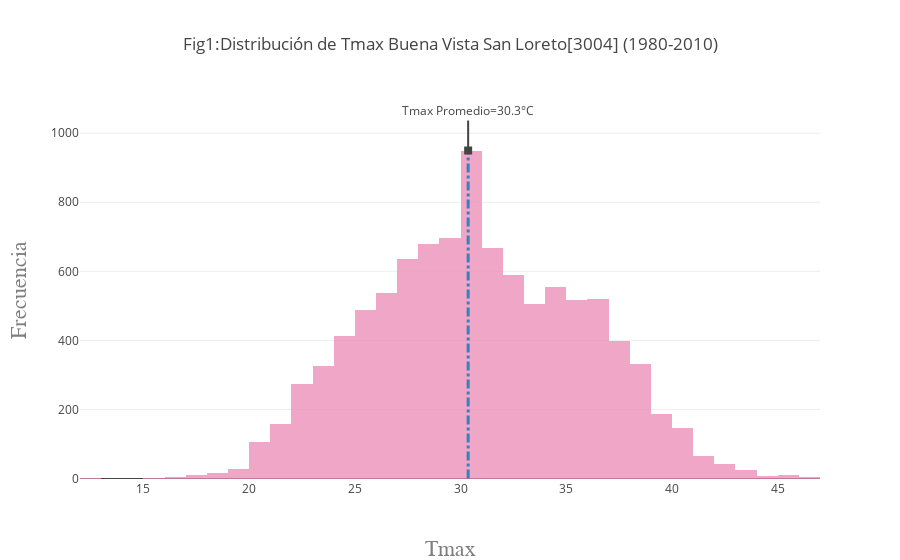

Here is the notebook cell this chart was saved with:
### Code cell
import plotly.plotly as py
import plotly.graph_objs as go


trace1 = go.Histogram(x=df2['Tmax'],
        nbinsx = 40,
        marker=dict(color='#EB89B5'),
        opacity= 0.75)                      


data = [trace1]
layout = go.Layout(
    title='Fig1:Distribución de Tmax Buena Vista San Loreto[3004] (1980-2010)',
    xaxis=dict(
        title='Tmax',
        titlefont=dict(
            family='Calibri Light, monospace',
            size=22,
            color='#7f7f7f'
        )
    ),
    yaxis=dict(
        title='Frecuencia',
        titlefont=dict(
            family='Calibri Light, monospace',
            size=22,
            color='#7f7f7f'
        )
    ),
    #El promedio de la Temperatura máxima como referencia:
    shapes= [
        # Line Vertical
        {
            'type': 'line',
            'x0': 30.358313959365205,
            'y0': 0,
            'x1': 30.358313959365205,
            'y1': 950,
            'line': {
                'color': 'rgb(55, 128, 191)',
                'width': 3,
                'dash': 'dashdot',
            }
        }
    ],
    showlegend=False,
    annotations=[
        dict(
            x=30.358313959365205,
            y=950,
            xref='x',
            yref='y',
            text='Tmax Promedio=30.3°C',
            showarrow=True,
            arrowhead=7,
            ax=0,
            ay=-40
        )
    ]
)


#fig = go.Figure(data=data, layout=layout)

fig = go.Figure({
    'data': data,
    'layout': layout,
})

iplot({'data': data, 'layout': layout}, filename='timestamp-highlight')

### Figure 1 — Plotly figure (JSON) as saved in the notebook; plotly's stock layout.template omitted (floating-point values rounded to 4 significant figures; data arrays with more than 128 entries replaced by an {"elided": "..."} marker saying what was removed)
{"data": [{"marker": {"color": "#EB89B5"}, "nbinsx": 40, "opacity": 0.75, "type": "histogram", "uid": "ac2a48d0-e441-11e8-b07e-f894c21c29c8", "x": {"elided": "9944 float values"}}], "layout": {"annotations": [{"arrowhead": 7, "ax": 0, "ay": -40, "showarrow": true, "text": "Tmax Promedio=30.3°C", "x": 30.36, "xref": "x", "y": 950, "yref": "y"}], "shapes": [{"line": {"color": "rgb(55, 128, 191)", "dash": "dashdot", "width": 3}, "type": "line", "x0": 30.36, "x1": 30.36, "y0": 0, "y1": 950}], "showlegend": false, "title": "Fig1:Distribución de Tmax Buena Vista San Loreto[3004] (1980-2010)", "xaxis": {"title": "Tmax", "titlefont": {"color": "#7f7f7f", "family": "Calibri Light, monospace", "size": 22}}, "yaxis": {"title": "Frecuencia", "titlefont": {"color": "#7f7f7f", "family": "Calibri Light, monospace", "size": 22}}}}
